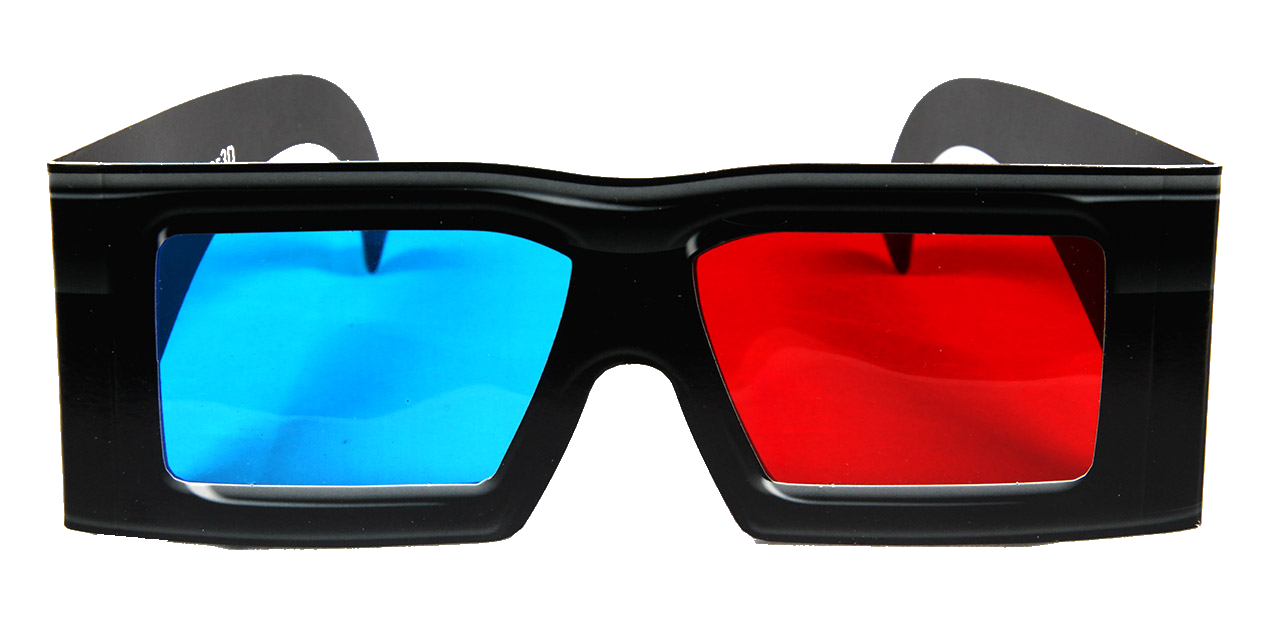
#> input picture Week_5/Task_4/glasses1.png, 1280 x 622 px
$ python Task_4.py
#> lines starting #> are read from the running program, lines starting #| are printed output that depends on the picture; after the words box and inside, x2 and y2 are one past the last pixel; in counts of white or black regions, pixels touching at a corner belong together
import cv2
import numpy as np

#  Project 4: The Smart Selfie App
#  Goal: Create fun face filters and effects using face detection.
#  Tasks:
#  1. Detect faces in images using Haar Cascades
#  2. Implement real-time face detection on webcam
#  3. Add a "privacy blur" over detected faces
#  4. Create a virtual glasses filter that sticks to faces
#  5. Count and display how many faces are in view

face_cascade = cv2.CascadeClassifier(cv2.data.haarcascades + "haarcascade_frontalface_default.xml")
glasses = cv2.imread("glasses1.png", cv2.IMREAD_UNCHANGED)
#> glasses is the input picture: shape (622, 1280, 4); mean B, G, R, A 154.4, 147.5, 148.8, 142.6

cam_capp = cv2.VideoCapture(0)

while True:
    ret, frame = cam_capp.read()
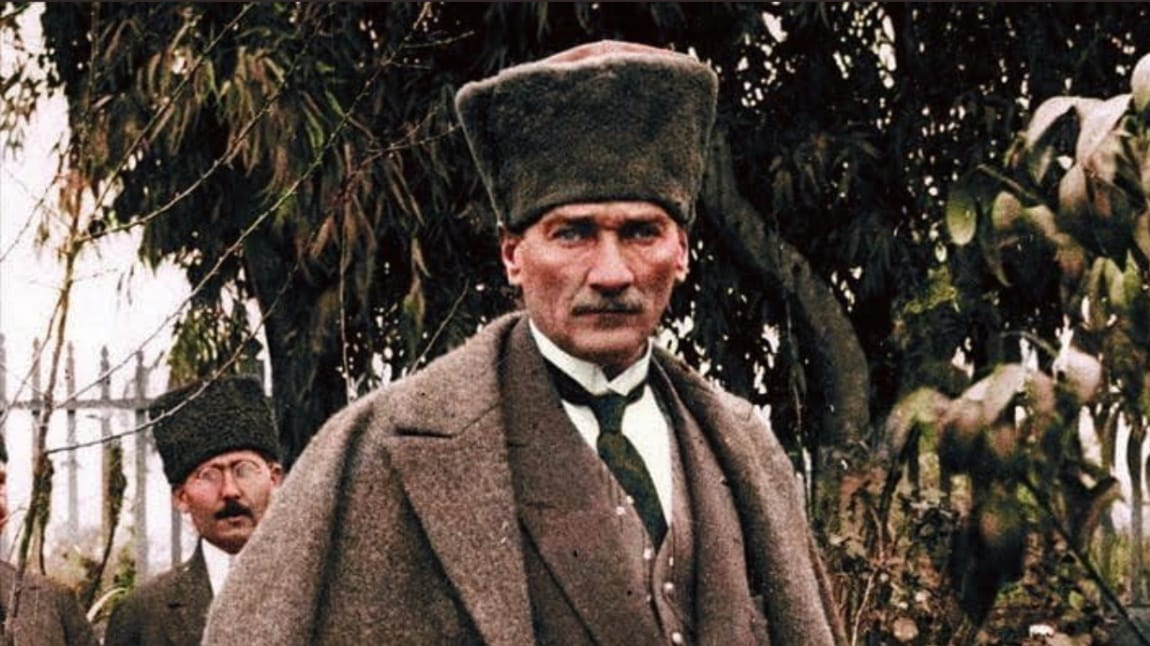
#> input picture Week_5/Task_4/Atam.jpg, 1150 x 646 px, given in place of the camera
#> frame is the input picture: shape (646, 1150, 3); mean B, G, R 66.5, 74.6, 85.9
    if not ret:
        break

    gray = cv2.cvtColor(frame, cv2.COLOR_BGR2GRAY)
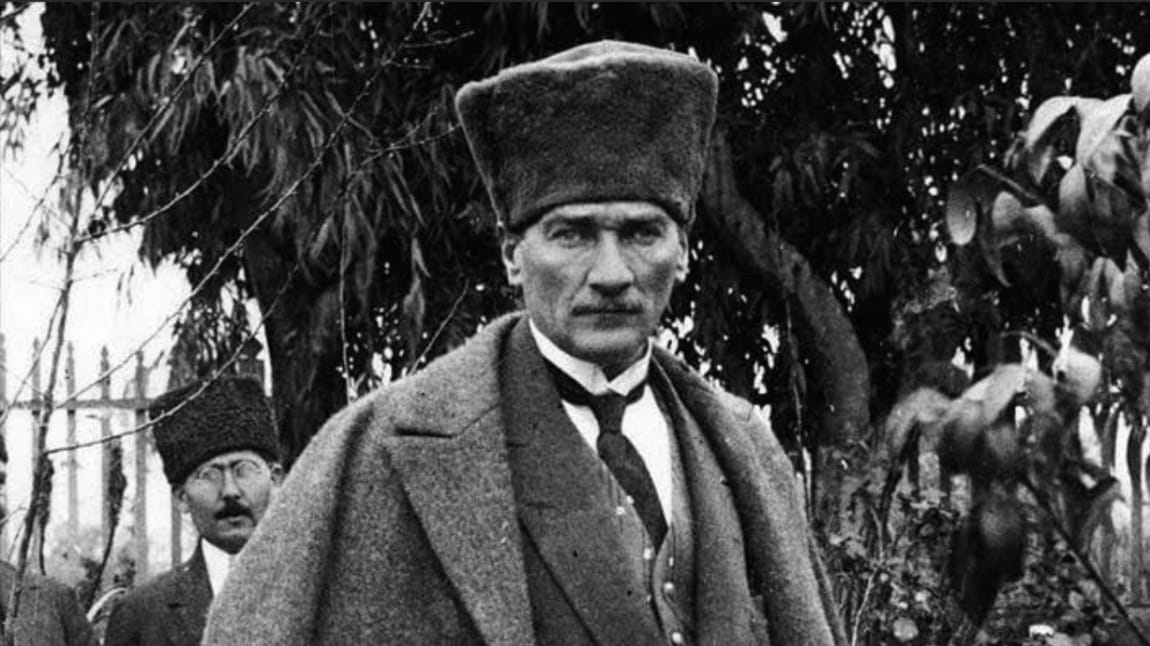
#> gray: shape (646, 1150); min 0, max 255, mean 77
    faces = face_cascade.detectMultiScale(gray, scaleFactor=1.1, minNeighbors=5)
#> faces = [[163, 407, 150, 150], [504, 151, 210, 210]]

    for (x, y, w, h) in faces:

        roi = frame[y:y + h, x:x + w]
        blur = cv2.GaussianBlur(roi, (25, 25), 0)
        frame[y:y + h, x:x + w] = blur


        glasses_width = w
        glasses_height = int(glasses.shape[0] * (glasses_width / glasses.shape[1]))

        y1 = y + int(h * 0.25)
        x1 = x


        if y1 + glasses_height > frame.shape[0]:
            glasses_height = frame.shape[0] - y1
        if x1 + glasses_width > frame.shape[1]:
            glasses_width = frame.shape[1] - x1

        resized_glasses = cv2.resize(glasses, (glasses_width, glasses_height))


        if resized_glasses.shape[2] == 4:
            alpha_glasses = resized_glasses[:, :, 3] / 255.0
        else:
            alpha_glasses = np.ones((glasses_height, glasses_width))


        for c in range(0, 3):
            frame[y1:y1 + glasses_height, x1:x1 + glasses_width, c] = (
                alpha_glasses * resized_glasses[:, :, c] +
                (1 - alpha_glasses) * frame[y1:y1 + glasses_height, x1:x1 + glasses_width, c]
            )
#> this loop made 2 passes
#> (x, y, w, h, y1, x1) on passes 1 to 2: (163, 407, 150, 150, 444, 163), (504, 151, 210, 210, 203, 504)
#> pass 1, `blur = cv2.GaussianBlur(roi, (25, 25), 0)`:
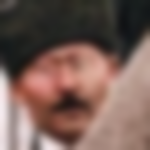
#> blur: shape (150, 150, 3); mean B, G, R 86.5, 94.1, 119.7
#> pass 1, `alpha_glasses = resized_glasses[:, :, 3] / 255.0`:
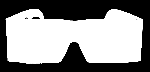
#> alpha_glasses: shape (72, 150) float64; min 0, max 1, mean 0.559
#> after the loop:
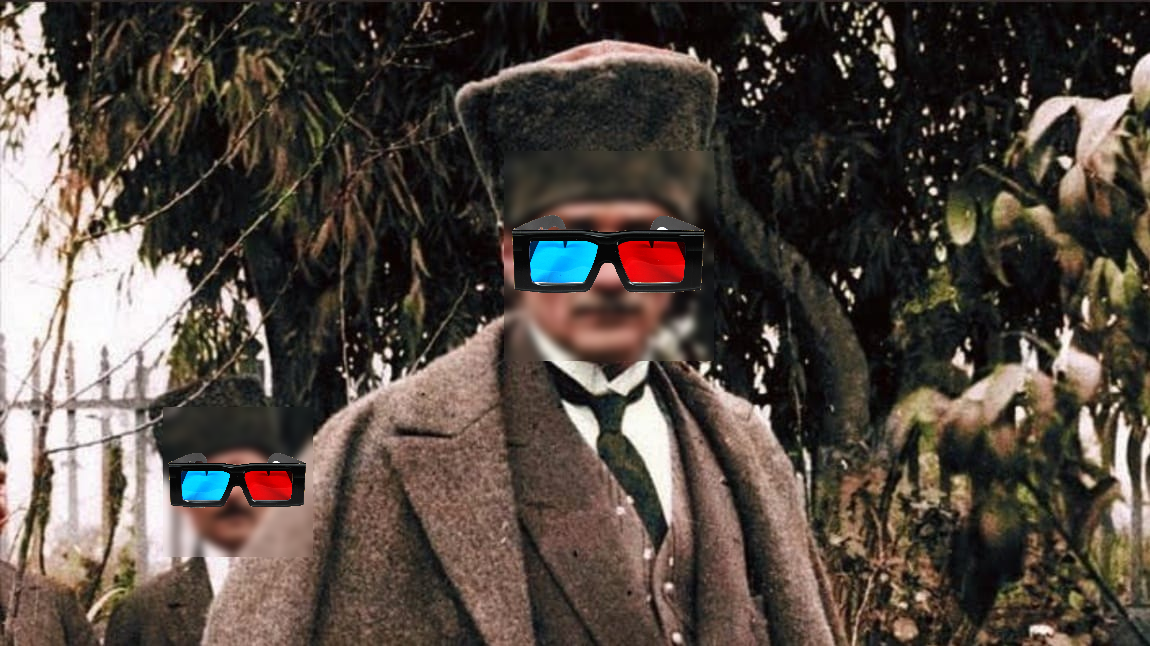
#> frame: shape (646, 1150, 3); 8.95% of pixels changed, all inside (x1, y1, x2, y2) = (163, 151, 714, 557)
#> after the loop:
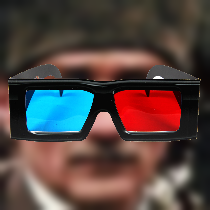
#> roi: shape (210, 210, 3); mean B, G, R 65.4, 68.8, 84.5


    cv2.putText(frame, f"Faces: {len(faces)}", (10, 30),
                cv2.FONT_HERSHEY_SIMPLEX, 1, (0, 255, 0), 2)
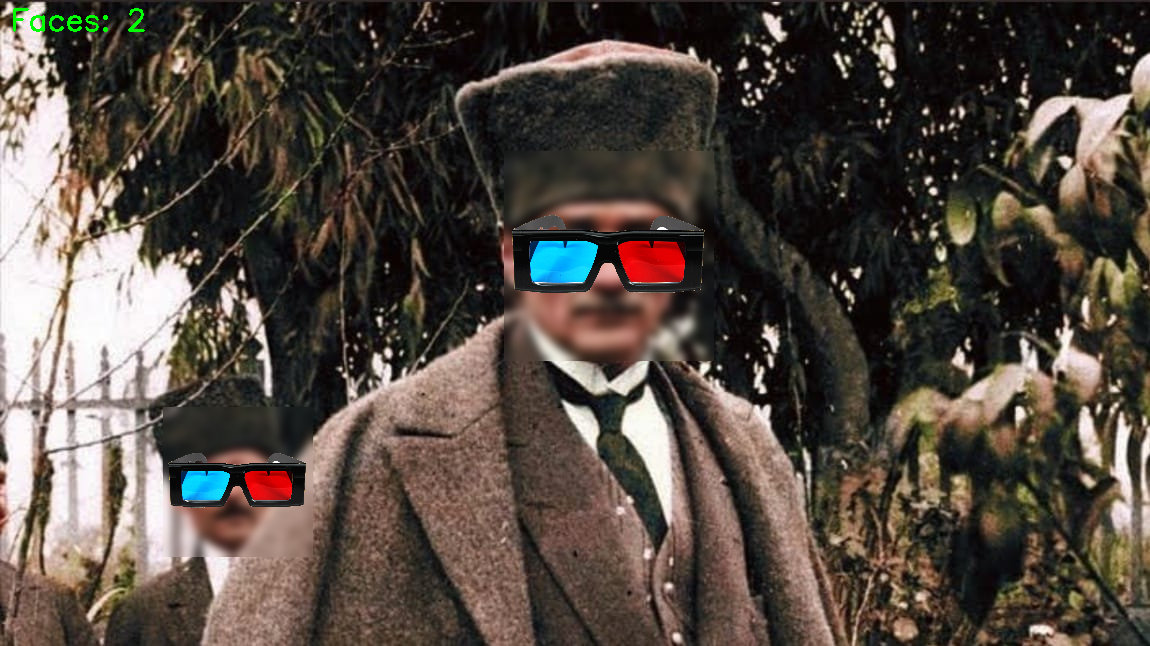
#> frame: shape (646, 1150, 3); 0.11% of pixels changed, all inside (x1, y1, x2, y2) = (13, 8, 145, 32)

    cv2.imshow("Webcam Faces", frame)

    if cv2.waitKey(1) & 0xFF == ord('q'):
#> (key q is pressed here)
        break

cam_capp.release()
cv2.destroyAllWindows()
